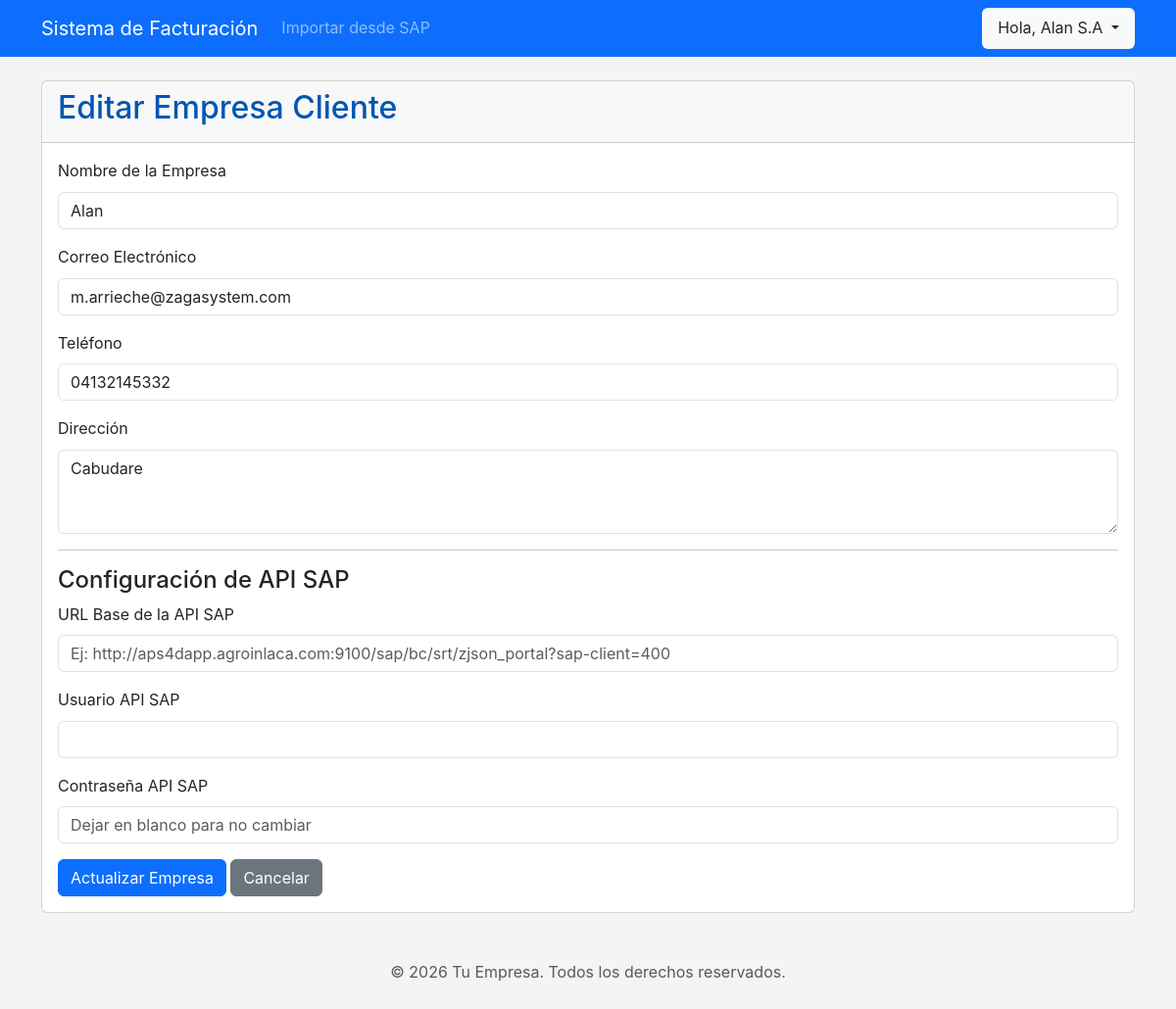
The page /clientes.php?action=edit&id=3 (signed in) on the database its author committed.
### tables this page shows
CREATE TABLE `empresas_cliente` (
  `id` int(11) NOT NULL,
  `proveedor_id` int(11) NOT NULL,
  `nombre` varchar(255) NOT NULL,
  `email` varchar(255) NOT NULL,
  `telefono` varchar(50) DEFAULT NULL,
  `direccion` text DEFAULT NULL,
  `fecha_registro` timestamp NOT NULL DEFAULT current_timestamp(),
  `sap_api_url` varchar(255) DEFAULT NULL,
  `sap_api_username` varchar(100) DEFAULT NULL,
  `sap_api_password` varchar(100) DEFAULT NULL
);

### public/clientes.php (the view, shortened to what this page needs)
<?php
require_once '../config/database.php';
$action = $_GET['action'] ?? 'list';
$proveedor_id = $_SESSION['proveedor_id'];
$cliente_id = filter_input(INPUT_GET, 'id', FILTER_VALIDATE_INT);
$nombre = '';
$email = '';
$telefono = '';
$direccion = '';
$sap_api_url = '';
$sap_api_username = '';
if ($action === 'edit' && $cliente_id) {
    $stmt = $pdo->prepare("SELECT ec.* FROM empresas_cliente ec JOIN empresa_proveedores ep ON ec.id = ep.empresa_id WHERE ec.id = ? AND ep.proveedor_id = ?");
    $stmt->execute([$cliente_id, $proveedor_id]);
    $cliente = $stmt->fetch(PDO::FETCH_ASSOC);
    if ($cliente) {
        $nombre = $cliente['nombre'];
        $email = $cliente['email'];
        $telefono = $cliente['telefono'];
        $direccion = $cliente['direccion'];
        $sap_api_url = $cliente['sap_api_url'];
        $sap_api_username = $cliente['sap_api_username'];
    } else {
        header("Location: index.php?error=" . urlencode('Empresa no encontrada.'));
        exit();
    }
}
require_once '../templates/header.php';
?>
<div class="card">
    <div class="card-header">
        <h2><?php echo ($action === 'edit') ? 'Editar Empresa Cliente' : 'Agregar Nueva Empresa Cliente'; ?></h2>
    </div>
    <div class="card-body">
        <form action="clientes.php" method="POST">
            <div class="mb-3">
                <label for="nombre" class="form-label">Nombre de la Empresa</label>
                <input type="text" class="form-control" id="nombre" name="nombre" value="<?php echo htmlspecialchars($nombre); ?>" required>
            </div>
            <div class="mb-3">
                <label for="email" class="form-label">Correo Electrónico</label>
                <input type="email" class="form-control" id="email" name="email" value="<?php echo htmlspecialchars($email); ?>" required>
            </div>
            <div class="mb-3">
                <label for="telefono" class="form-label">Teléfono</label>
                <input type="text" class="form-control" id="telefono" name="telefono" value="<?php echo htmlspecialchars($telefono); ?>">
            </div>
            <div class="mb-3">
                <label for="direccion" class="form-label">Dirección</label>
                <textarea class="form-control" id="direccion" name="direccion" rows="3"><?php echo htmlspecialchars($direccion); ?></textarea>
            </div>
            <hr>
            <h4>Configuración de API SAP</h4>
            <div class="mb-3">
                <label for="sap_api_url" class="form-label">URL Base de la API SAP</label>
                <input type="url" class="form-control" id="sap_api_url" name="sap_api_url" value="<?php echo htmlspecialchars($sap_api_url); ?>" placeholder="Ej: http://aps4dapp.agroinlaca.com:9100/sap/bc/srt/zjson_portal?sap-client=400">
            </div>
            <div class="mb-3">
                <label for="sap_api_username" class="form-label">Usuario API SAP</label>
                <input type="text" class="form-control" id="sap_api_username" name="sap_api_username" value="<?php echo htmlspecialchars($sap_api_username); ?>">
            </div>
            <div class="mb-3">
                <label for="sap_api_password" class="form-label">Contraseña API SAP</label>
                <input type="password" class="form-control" id="sap_api_password" name="sap_api_password" value="" placeholder="Dejar en blanco para no cambiar">
            </div>
            <button type="submit" class="btn btn-primary"><?php echo ($action === 'edit') ? 'Actualizar Empresa' : 'Guardar Empresa'; ?></button>
            <a href="index.php" class="btn btn-secondary">Cancelar</a>
        </form>
    </div>
</div>
<?php require_once '../templates/footer.php'; ?>

### public/css/style.css (style rules this page uses)
body { font-family: -apple-system, BlinkMacSystemFont, "Segoe UI", Roboto, "Helvetica Neue", Arial, sans-serif; line-height: 1.6; background-color: #f4f4f4; color: #333; margin: 0; }
h1, h2 { color: #0056b3; }

### rows shown on the page
empresas_cliente: nombre "Alan", email "m.arrieche@zagasystem.com", telefono "04132145332", direccion "Cabudare"

### other values the page prints
$_SESSION['proveedor_nombre'] "Alan S.A"
